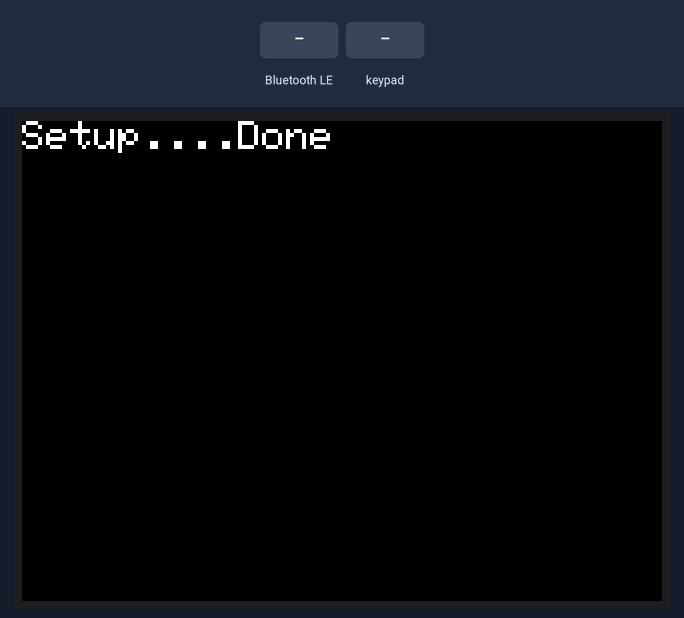
The sketch below on a simulated ESP32. Shown: 320×240 colour display. The inputs (shaded band) are chosen by the test bench. Nothing arrives over Bluetooth unless stated; a phone connects over Bluetooth LE 3 s after start; what the sketch prints to the serial monitor is not drawn.

Above: at 1.3 s.
1.4 s: Bluetooth LE write "RED" received
At 2.6 s:
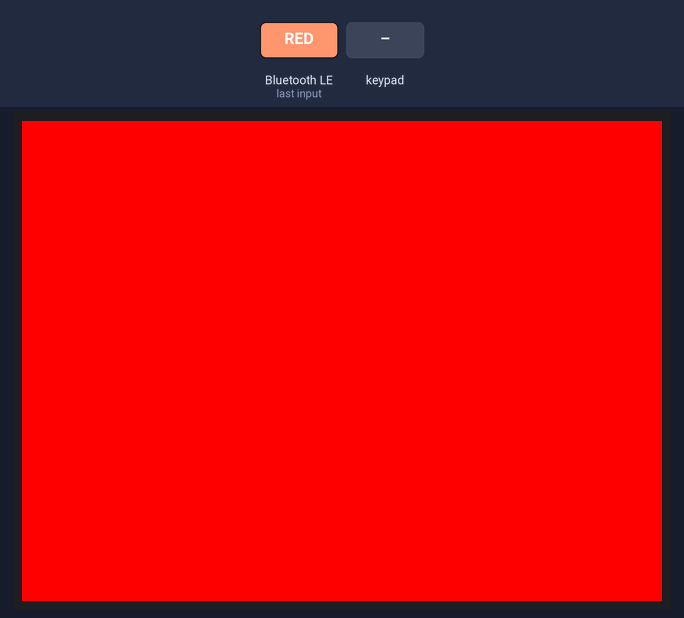
2.9 s: Bluetooth LE write "YELLOW" received
At 3.9 s:
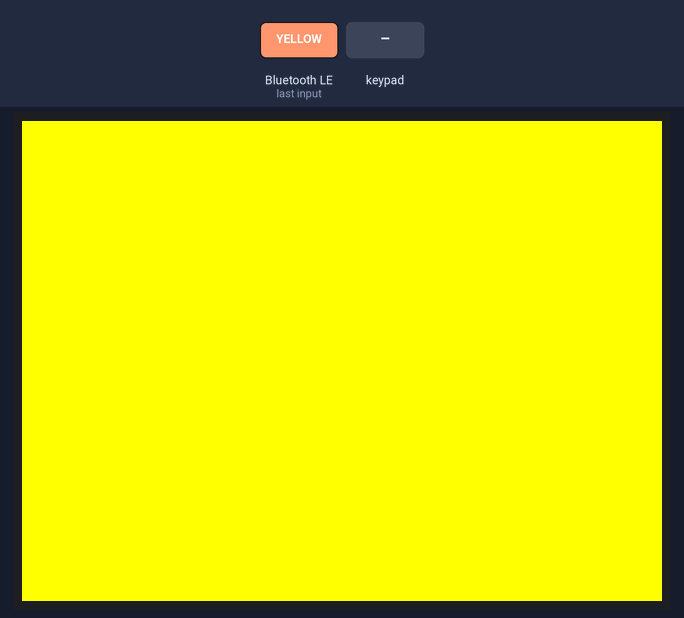
4.4 s: key 'C' pressed
At 4.9 s:
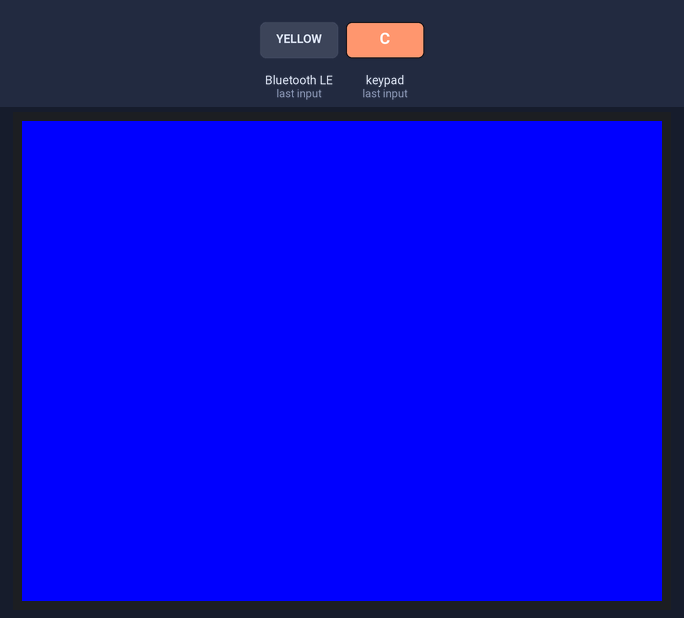
5.9 s: key 'A' pressed
At 7.1 s:
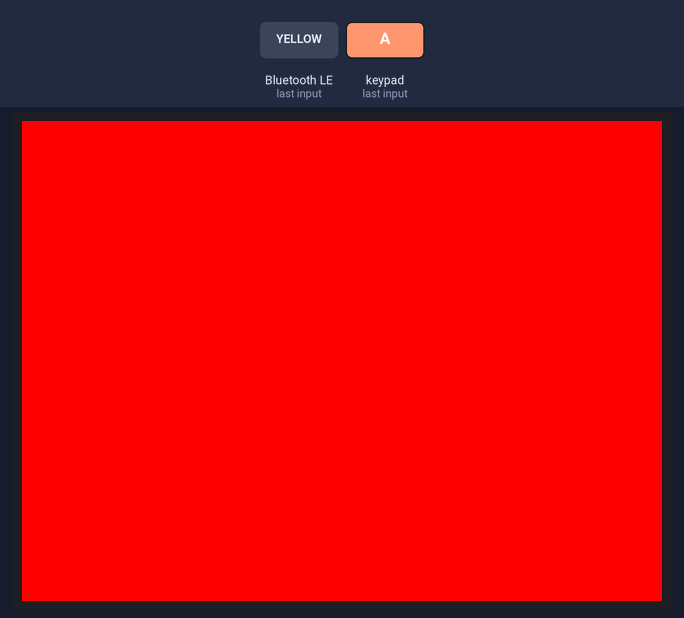
7.4 s: key 'B' pressed
At 8.4 s:
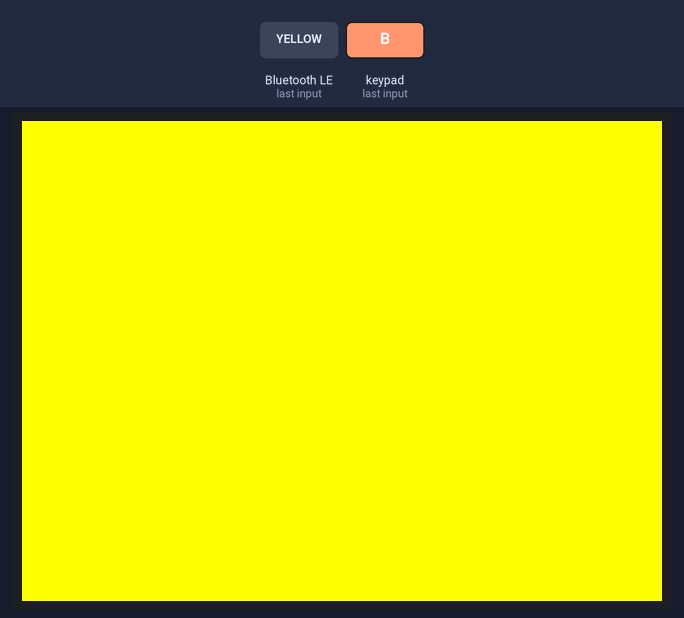
8.9 s: Bluetooth LE write "BLUE" received
At 9.7 s:
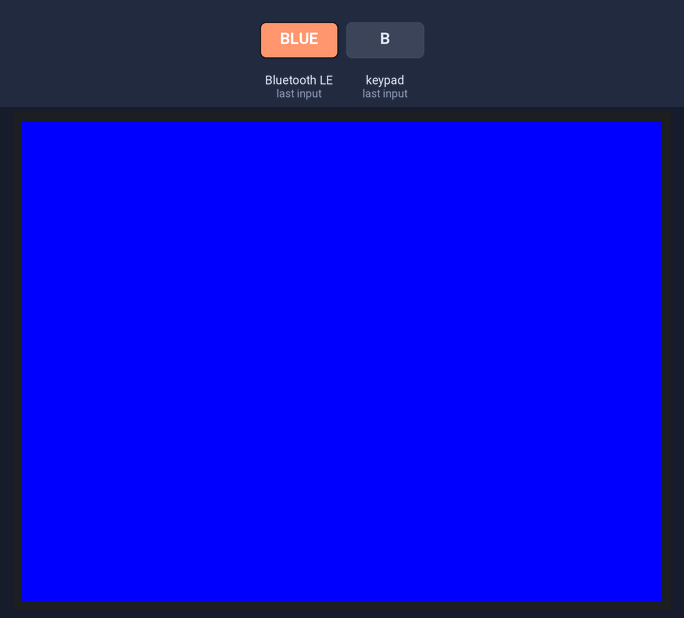
Timing chart, 0 to 11.4 s (numbered marks = the images above; inputs shaded):
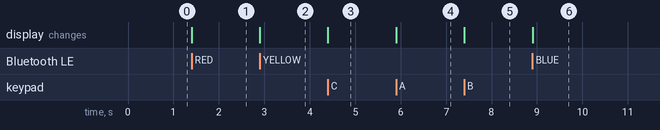

Measured:
- after the input at 1.4 s, the display: changes at once (image 1)
- after the input at 2.9 s, the display: changes at once (image 2)
- after the input at 4.4 s, the display: changes at once (image 3)
- after the input at 5.9 s, the display: changes at once (image 4)
- after the input at 7.4 s, the display: changes at once (image 5)
- after the input at 8.9 s, the display: changes at once (image 6)

The sketch:

illuminated-voyage-m5stack.ino
```cpp
#include <M5Core2.h>

// Bluetooth LE
#include <BLEDevice.h>
#include <BLEServer.h>
#include <BLEUtils.h>
#include <BLE2902.h>


///////////////
bool updateColor;
String lastColor;

// the setup routine runs once when M5Stack starts up
void setup(){

  // Initialize the M5Stack object
  M5.begin();
  M5.Lcd.setTextSize(2);
  M5.Lcd.print("Setup....");

  initBLE();
  initLCDcolor();

  M5.Lcd.println("Done");
}

// the loop routine runs over and over again forever
void loop() {
  M5.update();
  loopBLE();
  loopLCDcolor();
}

///////////////////
// Bluetooth LE  //
///////////////////
BLEServer *pServer = NULL;
BLECharacteristic * pNotifyCharacteristic;
bool deviceConnected = false;
bool oldDeviceConnected = false;

#define LOCAL_NAME                  "M5Stack-Color"
// See the following for generating UUIDs:
// https://www.uuidgenerator.net/
#define SERVICE_UUID                "e5a1c9a8-ab93-11e8-98d0-529269fb1459"
#define CHARACTERISTIC_UUID_RX      "e5a1cda4-ab93-11e8-98d0-529269fb1459"
#define CHARACTERISTIC_UUID_NOTIFY  "e5a1d146-ab93-11e8-98d0-529269fb1459"

// Bluetooth LE Change Connect State
class MyServerCallbacks: public BLEServerCallbacks {
    void onConnect(BLEServer* pServer) {
      deviceConnected = true;
    };

    void onDisconnect(BLEServer* pServer) {
      deviceConnected = false;
    }
};

// Bluetooth LE Recive
class MyCallbacks: public BLECharacteristicCallbacks {
    void onWrite(BLECharacteristic *pCharacteristic) {
      std::string rxValue = pCharacteristic->getValue();
      if (rxValue.length() > 0) {
        String cmd = String(rxValue.c_str());
        Serial.print("Received Value: ");
        Serial.println(cmd);
        if (cmd == "RED")
        {
          // RED
          lastColor = "RED";
          updateColor = true;
        }
        if (cmd == "YELLOW")
        {
          // YELLOW
          lastColor = "YELLOW";
          updateColor = true;
        }
        if (cmd == "BLUE")
        {
          // BLUE
          lastColor = "BLUE";
          updateColor = true;
        }
      }
    }
};

// Bluetooth LE initialize
void initBLE() {
  // Create the BLE Device
  BLEDevice::init(LOCAL_NAME);

  // Create the BLE Server
  pServer = BLEDevice::createServer();
  pServer->setCallbacks(new MyServerCallbacks());

  // Create the BLE Service
  BLEService *pService = pServer->createService(SERVICE_UUID);

  // Create a BLE Characteristic
  pNotifyCharacteristic = pService->createCharacteristic(
                        CHARACTERISTIC_UUID_NOTIFY,
                        BLECharacteristic::PROPERTY_NOTIFY
                        );

  pNotifyCharacteristic->addDescriptor(new BLE2902());

  BLECharacteristic * pRxCharacteristic = pService->createCharacteristic(
                       CHARACTERISTIC_UUID_RX,
                      BLECharacteristic::PROPERTY_WRITE
                    );

  pRxCharacteristic->setCallbacks(new MyCallbacks());

  // Start the service
  pService->start();

  // Start advertising
  pServer->getAdvertising()->start();
}

// Bluetooth LE loop
void loopBLE() {
    // disconnecting
    if (!deviceConnected && oldDeviceConnected) {
        delay(500); // give the bluetooth stack the chance to get things ready
        pServer->startAdvertising(); // restart advertising
        Serial.println("startAdvertising");
        oldDeviceConnected = deviceConnected;
    }
    // connecting
    if (deviceConnected && !oldDeviceConnected) {
    // do stuff here on connecting
        oldDeviceConnected = deviceConnected;
    }
}

///////////////
// LCD Color //
///////////////
void initLCDcolor() {
  lastColor = "NONE";
}

void loopLCDcolor() {
  if (M5.BtnA.wasPressed())
  {
    lastColor = "RED";
    updateColor = true;
  }
  if (M5.BtnB.wasPressed())
  {
    lastColor = "YELLOW";
    updateColor = true;
  }
  if (M5.BtnC.wasPressed())
  {
    lastColor = "BLUE";
    updateColor = true;
  }

  if (updateColor) {
    if (lastColor == "RED")
    {
      // RED
      M5.Lcd.fillScreen(RED);
    }
    if (lastColor == "YELLOW")
    {
      // YELLOW
      M5.Lcd.fillScreen(YELLOW);
    }
    if (lastColor == "BLUE")
    {
      // BLUE
      M5.Lcd.fillScreen(BLUE);
    }
    if (deviceConnected) {
      char sendMessage[10];
      lastColor.toCharArray(sendMessage, 10);
      pNotifyCharacteristic->setValue(sendMessage);
      pNotifyCharacteristic->notify();
    }
    updateColor = false;
  }
}
```
